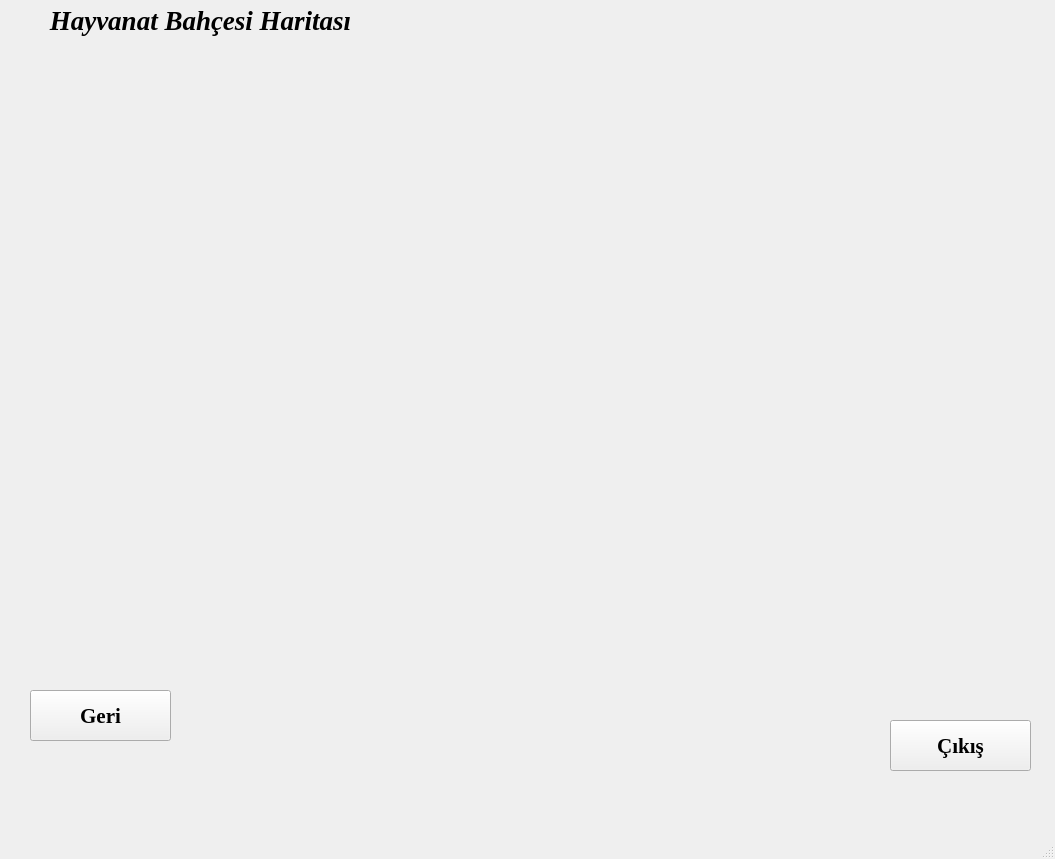
<?xml version="1.0" encoding="UTF-8"?>
<ui version="4.0">
 <class>MainWindow</class>
 <widget class="QMainWindow" name="MainWindow">
  <property name="geometry">
   <rect>
    <x>0</x>
    <y>0</y>
    <width>1055</width>
    <height>859</height>
   </rect>
  </property>
  <property name="windowTitle">
   <string>MainWindow</string>
  </property>
  <widget class="QWidget" name="centralwidget">
   <widget class="QLabel" name="harita_resim_label">
    <property name="geometry">
     <rect>
      <x>4</x>
      <y>-5</y>
      <width>1051</width>
      <height>811</height>
     </rect>
    </property>
    <property name="text">
     <string/>
    </property>
    <property name="pixmap">
     <pixmap>arka_plan6.jpg</pixmap>
    </property>
    <property name="scaledContents">
     <bool>true</bool>
    </property>
   </widget>
   <widget class="QPushButton" name="btn_geri_alan">
    <property name="geometry">
     <rect>
      <x>30</x>
      <y>690</y>
      <width>141</width>
      <height>51</height>
     </rect>
    </property>
    <property name="font">
     <font>
      <family>Times New Roman</family>
      <pointsize>16</pointsize>
      <weight>75</weight>
      <bold>true</bold>
     </font>
    </property>
    <property name="text">
     <string>Geri</string>
    </property>
   </widget>
   <widget class="QPushButton" name="btn_cikis_alan">
    <property name="geometry">
     <rect>
      <x>890</x>
      <y>720</y>
      <width>141</width>
      <height>51</height>
     </rect>
    </property>
    <property name="font">
     <font>
      <family>Times New Roman</family>
      <pointsize>16</pointsize>
      <weight>75</weight>
      <bold>true</bold>
     </font>
    </property>
    <property name="text">
     <string>Çıkış</string>
    </property>
   </widget>
   <widget class="QLabel" name="lbl_harita_baslik">
    <property name="geometry">
     <rect>
      <x>-40</x>
      <y>-10</y>
      <width>481</width>
      <height>61</height>
     </rect>
    </property>
    <property name="font">
     <font>
      <family>Times New Roman</family>
      <pointsize>20</pointsize>
      <weight>75</weight>
      <italic>true</italic>
      <bold>true</bold>
     </font>
    </property>
    <property name="text">
     <string>&lt;html&gt;&lt;head/&gt;&lt;body&gt;&lt;p align=&quot;center&quot;&gt;Hayvanat Bahçesi Haritası&lt;/p&gt;&lt;/body&gt;&lt;/html&gt;</string>
    </property>
   </widget>
  </widget>
  <widget class="QMenuBar" name="menubar">
   <property name="geometry">
    <rect>
     <x>0</x>
     <y>0</y>
     <width>1055</width>
     <height>26</height>
    </rect>
   </property>
  </widget>
  <widget class="QStatusBar" name="statusbar"/>
 </widget>
 <resources/>
 <connections/>
</ui>
